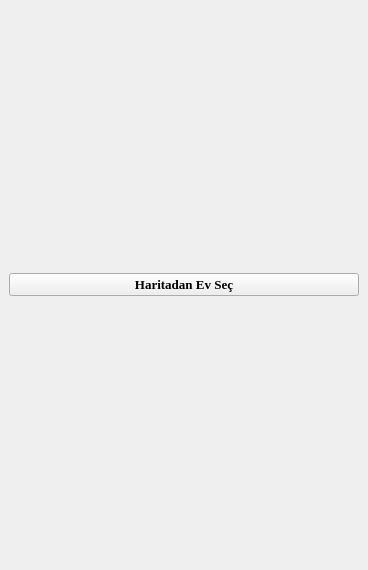
<?xml version="1.0" encoding="UTF-8"?>
<ui version="4.0">
 <class>EmsalDegerlemeDockWidgetBase</class>
 <widget class="QDockWidget" name="EmsalDegerlemeDockWidgetBase">
  <property name="geometry">
   <rect>
    <x>0</x>
    <y>0</y>
    <width>368</width>
    <height>570</height>
   </rect>
  </property>
  <property name="windowTitle">
   <string>Emsal Değerleme Analizi</string>
  </property>
  <widget class="QWidget" name="dockWidgetContents">
   <layout class="QGridLayout" name="gridLayout">
    <item row="0" column="0">
     <widget class="QPushButton" name="pushButton">
      <property name="font">
       <font>
        <family>Times New Roman</family>
        <pointsize>10</pointsize>
        <weight>75</weight>
        <bold>true</bold>
       </font>
      </property>
      <property name="text">
       <string>Haritadan Ev Seç</string>
      </property>
     </widget>
    </item>
   </layout>
  </widget>
 </widget>
 <resources/>
 <connections/>
</ui>
